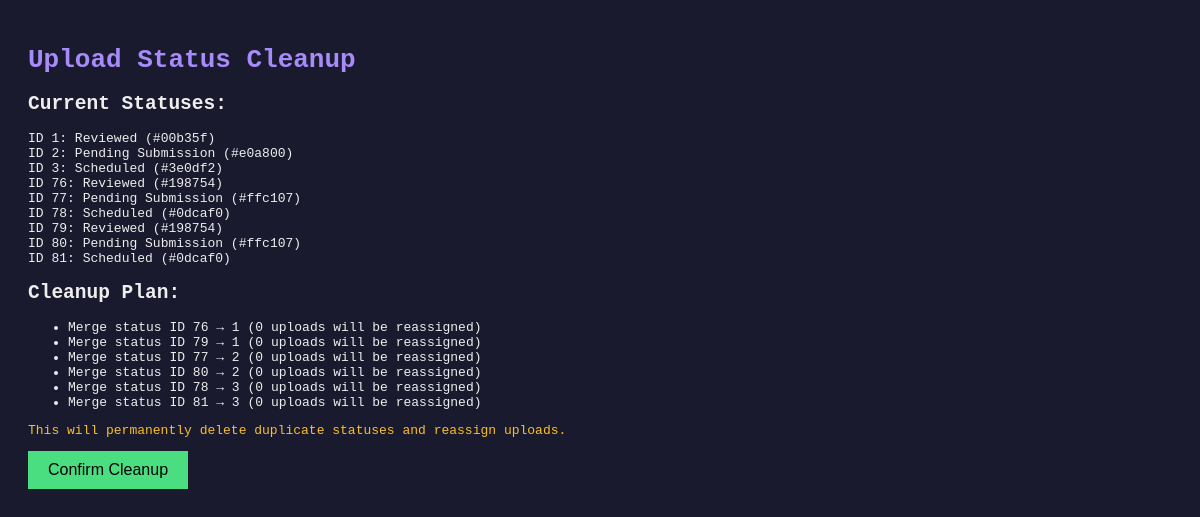
Before: /admin/cleanup_statuses.php (signed in) with the older database file.
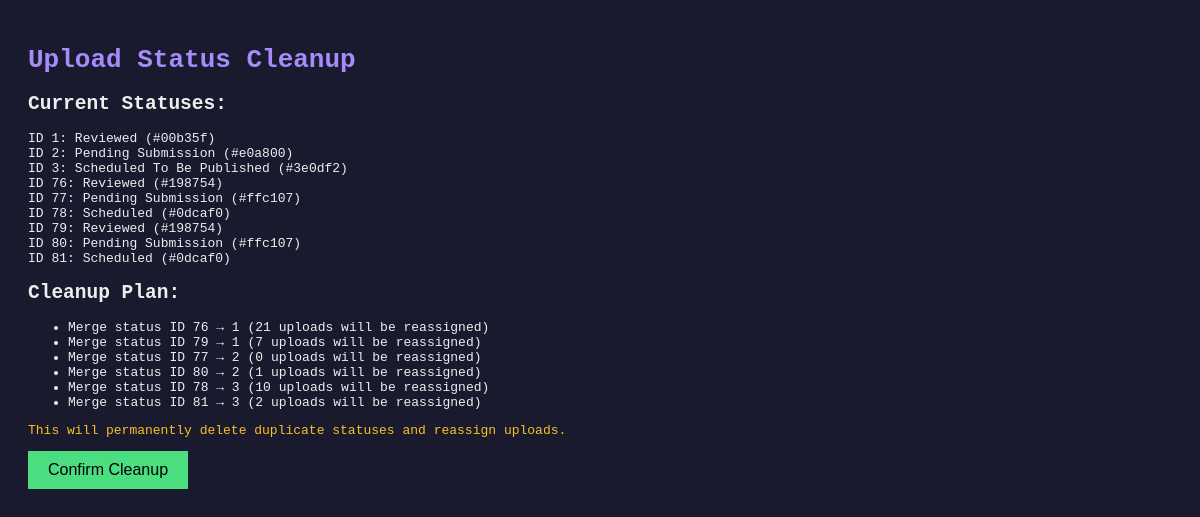
After: the same page with the newer database file.
### tables this page shows
CREATE TABLE `upload_statuses` (
  `id` int(11) NOT NULL,
  `name` varchar(100) NOT NULL,
  `color` varchar(20) NOT NULL
);

### admin/cleanup_statuses.php (the view, shortened to what this page needs)
<?php
$pdo = get_pdo();
$mapping = [
    76 => 1,
    79 => 1,
    77 => 2,
    80 => 2,
    78 => 3,
    81 => 3,
];
echo "<!DOCTYPE html><html><head><title>Status Cleanup</title>";
echo "<style>body{font-family:monospace;padding:20px;background:#1a1a2e;color:#eee;} ";
echo ".success{color:#4ade80;} .info{color:#60a5fa;} .warn{color:#fbbf24;} h1{color:#a78bfa;}</style></head><body>";
echo "<h1>Upload Status Cleanup</h1>";
echo "<h2>Current Statuses:</h2>";
$statuses = $pdo->query('SELECT id, name, color FROM upload_statuses ORDER BY id')->fetchAll(PDO::FETCH_ASSOC);
echo "<pre>";
foreach ($statuses as $s) {
    echo "ID {$s['id']}: {$s['name']} ({$s['color']})\n";
}
echo "</pre>";
if (isset($_POST['confirm'])) {
    echo "<h2>Running Cleanup...</h2>";
    $pdo->beginTransaction();
    try {
        foreach ($mapping as $oldId => $newId) {
            $stmt = $pdo->prepare('SELECT name FROM upload_statuses WHERE id = ?');
            $stmt->execute([$oldId]);
            $oldStatus = $stmt->fetchColumn();
            if (!$oldStatus) {
                echo "<p class='info'>Status ID $oldId doesn't exist, skipping...</p>";
                continue;
            }
            $stmt = $pdo->prepare('SELECT COUNT(*) FROM uploads WHERE status_id = ?');
            $stmt->execute([$oldId]);
            $uploadCount = $stmt->fetchColumn();
            $stmt = $pdo->prepare('UPDATE uploads SET status_id = ? WHERE status_id = ?');
            $stmt->execute([$newId, $oldId]);
            echo "<p class='success'>Reassigned $uploadCount uploads from status $oldId to $newId</p>";
            $stmt = $pdo->prepare('UPDATE upload_status_history SET old_status_id = ? WHERE old_status_id = ?');
            $stmt->execute([$newId, $oldId]);
            $stmt = $pdo->prepare('UPDATE upload_status_history SET new_status_id = ? WHERE new_status_id = ?');
            $stmt->execute([$newId, $oldId]);
            $stmt = $pdo->prepare('DELETE FROM upload_statuses WHERE id = ?');
            $stmt->execute([$oldId]);
            echo "<p class='success'>Deleted duplicate status ID $oldId ($oldStatus)</p>";
        }
        $pdo->commit();
        echo "<h2 class='success'>Cleanup Complete!</h2>";
        echo "<h2>Final Statuses:</h2>";
        $statuses = $pdo->query('SELECT id, name, color FROM upload_statuses ORDER BY id')->fetchAll(PDO::FETCH_ASSOC);
        echo "<pre>";
        foreach ($statuses as $s) {
            echo "ID {$s['id']}: {$s['name']} ({$s['color']})\n";
        }
        echo "</pre>";
        echo "<p class='warn'>You can now delete this cleanup script file.</p>";
    } catch (Exception $e) {
        $pdo->rollBack();
        echo "<p style='color:red;'>Error: " . htmlspecialchars($e->getMessage()) . "</p>";
        echo "<p>Transaction rolled back. No changes made.</p>";
    }
} else {
    echo "<h2>Cleanup Plan:</h2>";
    echo "<ul>";
    foreach ($mapping as $oldId => $newId) {
        $stmt = $pdo->prepare('SELECT COUNT(*) FROM uploads WHERE status_id = ?');
        $stmt->execute([$oldId]);
        $count = $stmt->fetchColumn();
        echo "<li>Merge status ID $oldId → $newId ($count uploads will be reassigned)</li>";
    }
    echo "</ul>";
    echo "<form method='post'>";
    echo "<p class='warn'>This will permanently delete duplicate statuses and reassign uploads.</p>";
    echo "<button type='submit' name='confirm' value='1' style='padding:10px 20px;background:#4ade80;color:black;border:none;cursor:pointer;font-size:16px;'>Confirm Cleanup</button>";
    echo "</form>";
}
echo "</body></html>";

Changed rows visible on the page:
changed upload_statuses "#3e0df2": name "Scheduled" → "Scheduled To Be Published"
Other visible differences:
new list line: "Merge status ID 76 → 1 ( 21 uploads will be reassigned)"
new list line: "Merge status ID 79 → 1 ( 7 uploads will be reassigned)"
new list line: "Merge status ID 80 → 2 ( 1 uploads will be reassigned)"
new list line: "Merge status ID 78 → 3 ( 10 uploads will be reassigned)"
new list line: "Merge status ID 81 → 3 ( 2 uploads will be reassigned)"
list line gone: "Merge status ID 76 → 1 ( 0 uploads will be reassigned)"
list line gone: "Merge status ID 79 → 1 ( 0 uploads will be reassigned)"
list line gone: "Merge status ID 80 → 2 ( 0 uploads will be reassigned)"
list line gone: "Merge status ID 78 → 3 ( 0 uploads will be reassigned)"
list line gone: "Merge status ID 81 → 3 ( 0 uploads will be reassigned)"
